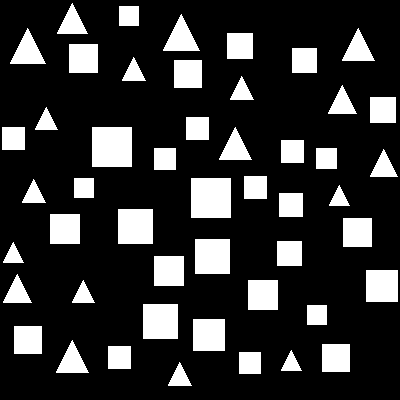
#> input picture images/edge_detect2.png, 400 x 400 px
$ python background_removal.py
#> lines starting #> are read from the running program, lines starting #| are printed output that depends on the picture; after the words box and inside, x2 and y2 are one past the last pixel; in counts of white or black regions, pixels touching at a corner belong together
# Edge-Based Puzzle Piece Detection - Jupyter Notebook Version
# This fixes the "everything disappears" problem with morphological operations

# Cell 1: Imports (same as before)
import cv2
import numpy as np
import matplotlib.pyplot as plt
from scipy.signal import find_peaks
from scipy.ndimage import gaussian_filter1d
import pandas as pd
import os


def display_image(title, image, figsize=(10, 8)):
    plt.figure(figsize=figsize)
    plt.title(title)
    plt.axis('off')
    if len(image.shape) == 2 or image.shape[2] == 1:
        plt.imshow(image, cmap='gray')
    else:
        plt.imshow(cv2.cvtColor(image, cv2.COLOR_BGR2RGB))
    plt.show()


# Cell 2: Load and prepare image
image_path = "images/edge_detect2.png"  # Your problematic image
print("Reading image from path:", image_path)
original_image = cv2.imread(image_path, cv2.IMREAD_COLOR)
#> original_image is the input picture: shape (400, 400, 3); 19.6% white; 49 white regions, largest, box (x1, y1, x2, y2) and area: (92, 127, 132, 167) 1600, (191, 178, 231, 218) 1600, (118, 209, 153, 244) 1225
if original_image is None:
    raise ValueError(f"Could not read image from {image_path}")

gray_image = cv2.cvtColor(original_image, cv2.COLOR_BGR2GRAY)
display_image("Original Image", original_image)
display_image("Grayscale Image", gray_image)

# Cell 3: Improved Edge Detection
print("=== EDGE-BASED DETECTION WITH PROPER MORPHOLOGY ===")

# Step 1: Noise reduction
blurred = cv2.GaussianBlur(gray_image, (5, 5), 0)
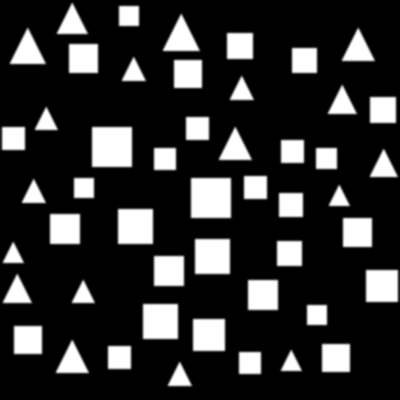
#> blurred: shape (400, 400); min 0, max 255, mean 50

# Step 2: Canny edge detection
edges = cv2.Canny(blurred, 50, 150, apertureSize=3)
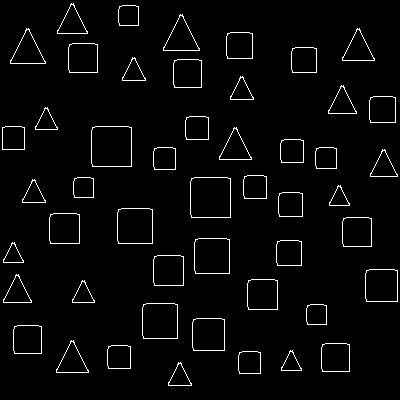
#> edges: shape (400, 400); 3% white in thin lines or dots
display_image("Canny Edges", edges)

# Cell 4: CRITICAL - Thicken edges before morphology
print("Thickening edges before morphological operations...")

# Method A: Dilate edges to make them thicker
edge_kernel = np.ones((3, 3), np.uint8)  # Small kernel for edge thickening
thick_edges = cv2.dilate(edges, edge_kernel, iterations=2)
#> thick_edges: shape (400, 400); 16.1% white; 49 white regions, largest, box (x1, y1, x2, y2) and area: (89, 124, 134, 169) 796, (188, 175, 233, 220) 796, (115, 206, 155, 246) 696
display_image("Thickened Edges", thick_edges)

# Cell 5: Close gaps in edges
print("Closing gaps in puzzle piece edges...")

# Use a slightly larger kernel to close gaps between edge segments
close_kernel = np.ones((5, 5), np.uint8)
closed_edges = cv2.morphologyEx(thick_edges, cv2.MORPH_CLOSE, close_kernel, iterations=3)
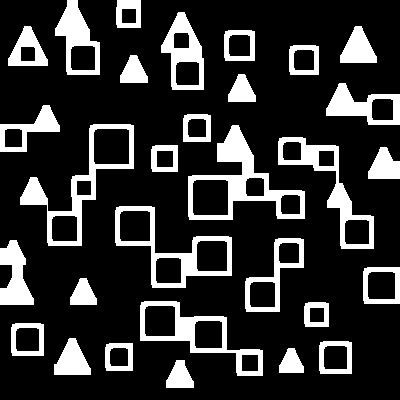
#> closed_edges: shape (400, 400); 19.3% white; 30 white regions
display_image("Closed Edges", closed_edges)

# Cell 6: Fill enclosed regions
print("Filling enclosed puzzle piece regions...")

# Find contours and fill them
contours_temp, _ = cv2.findContours(closed_edges, cv2.RETR_EXTERNAL, cv2.CHAIN_APPROX_SIMPLE)
#> contours_temp = 30 contours; largest, box (x1, y1, x2, y2) and area: (188, 125, 305, 220) 4734, (115, 206, 232, 288) 4356, (20, 124, 134, 246) 4293, (140, 301, 263, 376) 3745, (278, 137, 374, 249) 3094

# Create filled image
filled_image = np.zeros_like(gray_image)
cv2.drawContours(filled_image, contours_temp, -1, 255, thickness=cv2.FILLED)
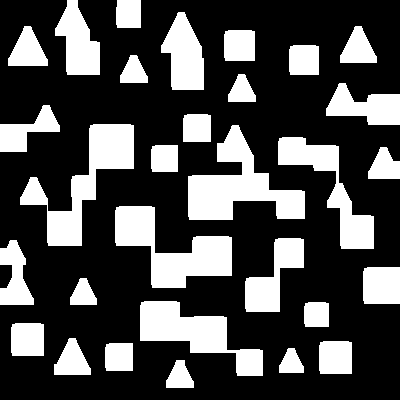
#> filled_image: shape (400, 400); 29.6% white; 30 white regions, largest, box (x1, y1, x2, y2) and area: (188, 125, 305, 220) 4971, (115, 206, 232, 288) 4565, (20, 124, 134, 246) 4546
display_image("Filled Regions", filled_image)

# Cell 7: Alternative Method - Flood Fill from Edges
print("Alternative: Using flood fill to create solid regions...")

# Create a copy for flood fill
flood_fill_image = closed_edges.copy()

# Add border to ensure proper flood fill
h, w = flood_fill_image.shape
#> h = 400; w = 400
flood_fill_image = cv2.copyMakeBorder(flood_fill_image, 1, 1, 1, 1, cv2.BORDER_CONSTANT, value=0)
#> flood_fill_image: shape (402, 402); 19.1% white; 30 white regions, largest, box (x1, y1, x2, y2) and area: (189, 126, 306, 221) 3088, (21, 125, 135, 247) 2518, (279, 138, 375, 250) 2187

# Flood fill from (0,0) to fill background
cv2.floodFill(flood_fill_image, None, (0, 0), 255)
#> flood_fill_image: shape (402, 402); 89.9% white; 33 black regions, largest, box (x1, y1, x2, y2) and area: (95, 130, 130, 165) 1216, (194, 181, 229, 216) 1216, (121, 212, 151, 242) 891

# Remove the border
flood_fill_image = flood_fill_image[1:h + 1, 1:w + 1]
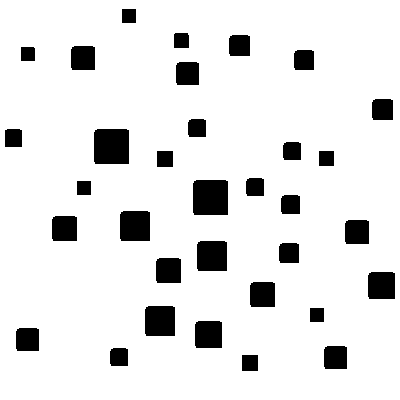
#> flood_fill_image: shape (400, 400); 89.8% white; 33 black regions, largest, box (x1, y1, x2, y2) and area: (94, 129, 129, 164) 1216, (193, 180, 228, 215) 1216, (120, 211, 150, 241) 891

# Invert to get puzzle pieces as white
flood_fill_result = cv2.bitwise_not(flood_fill_image)
display_image("Flood Fill Result", flood_fill_result)

# Cell 8: Choose best result and apply your original morphological operations
print("Applying final morphological cleanup...")

# Choose which method worked better (you can switch between filled_image and flood_fill_result)
binary_image = filled_image  # or flood_fill_result

# NOW apply your original morphological operations (they should work now!)
kernel = np.ones((12, 12), np.uint8)

# Close = filling the holes
morph_image = cv2.morphologyEx(binary_image, cv2.MORPH_CLOSE, kernel)
#> morph_image: shape (400, 400); 29.6% white; 30 white regions, largest, box (x1, y1, x2, y2) and area: (189, 126, 306, 221) 4971, (116, 207, 233, 289) 4565, (21, 125, 135, 247) 4546
display_image("After Morphological Close", morph_image)

# Open = removing the noise
morph_image = cv2.morphologyEx(morph_image, cv2.MORPH_OPEN, kernel)
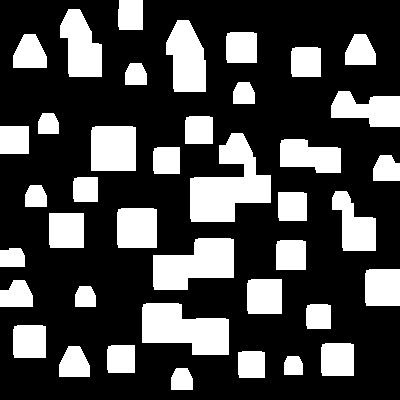
#> morph_image: shape (400, 400); 28.1% white; 40 white regions
display_image("After Morphological Open", morph_image)

# Cell 9: Fill any remaining holes
print("Filling remaining holes...")
contours_fill, _ = cv2.findContours(morph_image, cv2.RETR_CCOMP, cv2.CHAIN_APPROX_SIMPLE)
#> contours_fill = 40 contours; largest, box (x1, y1, x2, y2) and area: (190, 133, 271, 222) 3818, (142, 303, 229, 355) 3056, (153, 238, 234, 290) 2821, (166, 20, 206, 92) 2086, (91, 126, 136, 171) 1928
for cnt in contours_fill:
    cv2.drawContours(morph_image, [cnt], 0, 255, -1)
#> this loop made 40 passes
#> cnt on pass 28: [[0, 126], [0, 153], [28, 153], [28, 126]]
display_image("Final Filled Image", morph_image)

# Cell 10: Find and filter final contours
contours, _ = cv2.findContours(morph_image, cv2.RETR_EXTERNAL, cv2.CHAIN_APPROX_NONE)
#> contours has the same summary as contours_fill
print(f"Found {len(contours)} potential puzzle pieces")
#| Found 40 potential puzzle pieces

# Filter by size
contours = sorted(contours, key=lambda x: cv2.contourArea(x), reverse=True)
if len(contours) > 1:
    reference_area = cv2.contourArea(contours[1])
#> reference_area = 3056.5
    contours = [cnt for cnt in contours if cv2.contourArea(cnt) > reference_area / 3]
#> contours = 13 contours; largest, box (x1, y1, x2, y2) and area: (190, 133, 271, 222) 3818, (142, 303, 229, 355) 3056, (153, 238, 234, 290) 2821, (166, 20, 206, 92) 2086, (91, 126, 136, 171) 1928

print(f"After filtering: {len(contours)} puzzle pieces")
#| After filtering: 13 puzzle pieces

# Draw final results
result_image = original_image.copy()
cv2.drawContours(result_image, contours, -1, (0, 255, 0), 2)
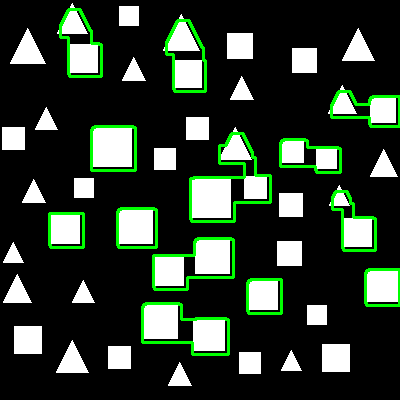
#> result_image: shape (400, 400, 3); 4.92% of pixels changed, all inside (x1, y1, x2, y2) = (48, 8, 400, 356)
display_image("Final Detection Results", result_image)


# Cell 11: Parameter Tuning for Edge Detection
def test_edge_parameters(gray_img):
    """Test different Canny parameters"""
    fig, axes = plt.subplots(2, 3, figsize=(15, 10))

    # Different parameter combinations
    params = [
        (30, 100), (50, 150), (70, 200),
        (40, 120), (60, 180), (80, 240)
    ]

    for i, (low, high) in enumerate(params):
        row, col = i // 3, i % 3

        # Apply Gaussian blur
        blurred = cv2.GaussianBlur(gray_img, (5, 5), 0)

        # Canny with different thresholds
        edges = cv2.Canny(blurred, low, high)

        axes[row, col].imshow(edges, cmap='gray')
        axes[row, col].set_title(f'Canny({low}, {high})')
        axes[row, col].axis('off')

    plt.tight_layout()
    plt.show()


# Uncomment to test different edge detection parameters
# test_edge_parameters(gray_image)

# Cell 12: Advanced Edge Processing (if basic method doesn't work)
print("=== ADVANCED EDGE PROCESSING ===")
print("Uncomment this cell if you need more aggressive edge processing")

# [25 lines of commented-out code are left out]

print("\n=== SUCCESS! ===")
print("Edge detection with proper morphological operations complete!")
print(f"Detected {len(contours)} puzzle pieces")
#| Detected 13 puzzle pieces
print("\nKey changes made:")
print("1. Thickened edges before morphological operations")
print("2. Used smaller kernels initially to preserve edge connectivity")
print("3. Filled regions properly before applying your original morphology")
print("4. Added flood fill as alternative method")
